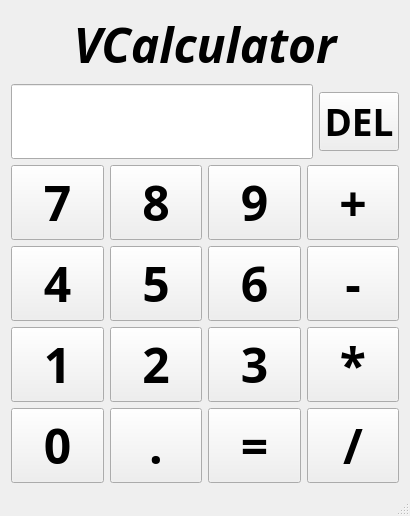
<?xml version="1.0" encoding="UTF-8"?>
<ui version="4.0">
 <class>add</class>
 <widget class="QMainWindow" name="add">
  <property name="geometry">
   <rect>
    <x>0</x>
    <y>0</y>
    <width>410</width>
    <height>478</height>
   </rect>
  </property>
  <property name="windowTitle">
   <string>add</string>
  </property>
  <widget class="QWidget" name="centralWidget">
   <layout class="QVBoxLayout" name="verticalLayout">
    <item>
     <widget class="QLabel" name="label">
      <property name="font">
       <font>
        <family>Adobe Arabic</family>
        <pointsize>36</pointsize>
        <weight>75</weight>
        <italic>true</italic>
        <bold>true</bold>
       </font>
      </property>
      <property name="text">
       <string>VCalculator</string>
      </property>
      <property name="alignment">
       <set>Qt::AlignCenter</set>
      </property>
     </widget>
    </item>
    <item>
     <layout class="QHBoxLayout" name="horizontalLayout">
      <item>
       <widget class="QLineEdit" name="answer">
        <property name="font">
         <font>
          <family>Adobe Arabic</family>
          <pointsize>36</pointsize>
          <weight>75</weight>
          <bold>true</bold>
         </font>
        </property>
       </widget>
      </item>
      <item>
       <widget class="QPushButton" name="btn_del">
        <property name="font">
         <font>
          <family>Adobe Arabic</family>
          <pointsize>28</pointsize>
          <weight>75</weight>
          <bold>true</bold>
         </font>
        </property>
        <property name="text">
         <string>DEL</string>
        </property>
       </widget>
      </item>
     </layout>
    </item>
    <item>
     <layout class="QGridLayout" name="gridLayout">
      <item row="0" column="0">
       <widget class="QPushButton" name="btn_7">
        <property name="enabled">
         <bool>true</bool>
        </property>
        <property name="sizePolicy">
         <sizepolicy hsizetype="Minimum" vsizetype="Expanding">
          <horstretch>0</horstretch>
          <verstretch>0</verstretch>
         </sizepolicy>
        </property>
        <property name="minimumSize">
         <size>
          <width>0</width>
          <height>0</height>
         </size>
        </property>
        <property name="sizeIncrement">
         <size>
          <width>0</width>
          <height>0</height>
         </size>
        </property>
        <property name="baseSize">
         <size>
          <width>0</width>
          <height>0</height>
         </size>
        </property>
        <property name="font">
         <font>
          <family>Adobe Arabic</family>
          <pointsize>36</pointsize>
          <weight>75</weight>
          <bold>true</bold>
         </font>
        </property>
        <property name="text">
         <string>7</string>
        </property>
       </widget>
      </item>
      <item row="0" column="1">
       <widget class="QPushButton" name="btn_8">
        <property name="sizePolicy">
         <sizepolicy hsizetype="Minimum" vsizetype="Expanding">
          <horstretch>0</horstretch>
          <verstretch>0</verstretch>
         </sizepolicy>
        </property>
        <property name="font">
         <font>
          <family>Adobe Arabic</family>
          <pointsize>36</pointsize>
          <weight>75</weight>
          <bold>true</bold>
         </font>
        </property>
        <property name="text">
         <string>8</string>
        </property>
       </widget>
      </item>
      <item row="1" column="0">
       <widget class="QPushButton" name="btn_4">
        <property name="sizePolicy">
         <sizepolicy hsizetype="Minimum" vsizetype="Expanding">
          <horstretch>0</horstretch>
          <verstretch>0</verstretch>
         </sizepolicy>
        </property>
        <property name="font">
         <font>
          <family>Adobe Arabic</family>
          <pointsize>36</pointsize>
          <weight>75</weight>
          <bold>true</bold>
         </font>
        </property>
        <property name="text">
         <string>4</string>
        </property>
       </widget>
      </item>
      <item row="1" column="1">
       <widget class="QPushButton" name="btn_5">
        <property name="sizePolicy">
         <sizepolicy hsizetype="Minimum" vsizetype="Expanding">
          <horstretch>0</horstretch>
          <verstretch>0</verstretch>
         </sizepolicy>
        </property>
        <property name="font">
         <font>
          <family>Adobe Arabic</family>
          <pointsize>36</pointsize>
          <weight>75</weight>
          <bold>true</bold>
         </font>
        </property>
        <property name="text">
         <string>5</string>
        </property>
       </widget>
      </item>
      <item row="0" column="2">
       <widget class="QPushButton" name="btn_9">
        <property name="sizePolicy">
         <sizepolicy hsizetype="Minimum" vsizetype="Expanding">
          <horstretch>0</horstretch>
          <verstretch>0</verstretch>
         </sizepolicy>
        </property>
        <property name="font">
         <font>
          <family>Adobe Arabic</family>
          <pointsize>36</pointsize>
          <weight>75</weight>
          <bold>true</bold>
         </font>
        </property>
        <property name="text">
         <string>9</string>
        </property>
       </widget>
      </item>
      <item row="0" column="3">
       <widget class="QPushButton" name="btn_a">
        <property name="sizePolicy">
         <sizepolicy hsizetype="Minimum" vsizetype="Expanding">
          <horstretch>0</horstretch>
          <verstretch>0</verstretch>
         </sizepolicy>
        </property>
        <property name="font">
         <font>
          <family>Adobe Arabic</family>
          <pointsize>36</pointsize>
          <weight>75</weight>
          <bold>true</bold>
         </font>
        </property>
        <property name="text">
         <string>+</string>
        </property>
       </widget>
      </item>
      <item row="1" column="2">
       <widget class="QPushButton" name="btn_6">
        <property name="sizePolicy">
         <sizepolicy hsizetype="Minimum" vsizetype="Expanding">
          <horstretch>0</horstretch>
          <verstretch>0</verstretch>
         </sizepolicy>
        </property>
        <property name="font">
         <font>
          <family>Adobe Arabic</family>
          <pointsize>36</pointsize>
          <weight>75</weight>
          <bold>true</bold>
         </font>
        </property>
        <property name="text">
         <string>6</string>
        </property>
       </widget>
      </item>
      <item row="1" column="3">
       <widget class="QPushButton" name="btn_s">
        <property name="sizePolicy">
         <sizepolicy hsizetype="Minimum" vsizetype="Expanding">
          <horstretch>0</horstretch>
          <verstretch>0</verstretch>
         </sizepolicy>
        </property>
        <property name="font">
         <font>
          <family>Adobe Arabic</family>
          <pointsize>36</pointsize>
          <weight>75</weight>
          <bold>true</bold>
         </font>
        </property>
        <property name="text">
         <string>-</string>
        </property>
       </widget>
      </item>
      <item row="2" column="0">
       <widget class="QPushButton" name="btn_1">
        <property name="sizePolicy">
         <sizepolicy hsizetype="Minimum" vsizetype="Expanding">
          <horstretch>0</horstretch>
          <verstretch>0</verstretch>
         </sizepolicy>
        </property>
        <property name="font">
         <font>
          <family>Adobe Arabic</family>
          <pointsize>36</pointsize>
          <weight>75</weight>
          <bold>true</bold>
         </font>
        </property>
        <property name="text">
         <string>1</string>
        </property>
       </widget>
      </item>
      <item row="2" column="1">
       <widget class="QPushButton" name="btn_2">
        <property name="sizePolicy">
         <sizepolicy hsizetype="Minimum" vsizetype="Expanding">
          <horstretch>0</horstretch>
          <verstretch>0</verstretch>
         </sizepolicy>
        </property>
        <property name="font">
         <font>
          <family>Adobe Arabic</family>
          <pointsize>36</pointsize>
          <weight>75</weight>
          <bold>true</bold>
         </font>
        </property>
        <property name="text">
         <string>2</string>
        </property>
       </widget>
      </item>
      <item row="2" column="2">
       <widget class="QPushButton" name="btn_3">
        <property name="sizePolicy">
         <sizepolicy hsizetype="Minimum" vsizetype="Expanding">
          <horstretch>0</horstretch>
          <verstretch>0</verstretch>
         </sizepolicy>
        </property>
        <property name="font">
         <font>
          <family>Adobe Arabic</family>
          <pointsize>36</pointsize>
          <weight>75</weight>
          <bold>true</bold>
         </font>
        </property>
        <property name="text">
         <string>3</string>
        </property>
       </widget>
      </item>
      <item row="3" column="0">
       <widget class="QPushButton" name="btn_0">
        <property name="sizePolicy">
         <sizepolicy hsizetype="Minimum" vsizetype="Expanding">
          <horstretch>0</horstretch>
          <verstretch>0</verstretch>
         </sizepolicy>
        </property>
        <property name="font">
         <font>
          <family>Adobe Arabic</family>
          <pointsize>36</pointsize>
          <weight>75</weight>
          <bold>true</bold>
         </font>
        </property>
        <property name="text">
         <string>0</string>
        </property>
       </widget>
      </item>
      <item row="3" column="1">
       <widget class="QPushButton" name="btn_dot">
        <property name="sizePolicy">
         <sizepolicy hsizetype="Minimum" vsizetype="Expanding">
          <horstretch>0</horstretch>
          <verstretch>0</verstretch>
         </sizepolicy>
        </property>
        <property name="font">
         <font>
          <family>Adobe Arabic</family>
          <pointsize>36</pointsize>
          <weight>75</weight>
          <bold>true</bold>
         </font>
        </property>
        <property name="text">
         <string>.</string>
        </property>
       </widget>
      </item>
      <item row="3" column="2">
       <widget class="QPushButton" name="btn_e">
        <property name="sizePolicy">
         <sizepolicy hsizetype="Minimum" vsizetype="Expanding">
          <horstretch>0</horstretch>
          <verstretch>0</verstretch>
         </sizepolicy>
        </property>
        <property name="font">
         <font>
          <family>Adobe Arabic</family>
          <pointsize>36</pointsize>
          <weight>75</weight>
          <bold>true</bold>
         </font>
        </property>
        <property name="text">
         <string>=</string>
        </property>
       </widget>
      </item>
      <item row="3" column="3">
       <widget class="QPushButton" name="btn_d">
        <property name="sizePolicy">
         <sizepolicy hsizetype="Minimum" vsizetype="Expanding">
          <horstretch>0</horstretch>
          <verstretch>0</verstretch>
         </sizepolicy>
        </property>
        <property name="font">
         <font>
          <family>Adobe Arabic</family>
          <pointsize>36</pointsize>
          <weight>75</weight>
          <bold>true</bold>
         </font>
        </property>
        <property name="text">
         <string>/</string>
        </property>
       </widget>
      </item>
      <item row="2" column="3">
       <widget class="QPushButton" name="btn_m">
        <property name="sizePolicy">
         <sizepolicy hsizetype="Minimum" vsizetype="Expanding">
          <horstretch>0</horstretch>
          <verstretch>0</verstretch>
         </sizepolicy>
        </property>
        <property name="font">
         <font>
          <family>Adobe Arabic</family>
          <pointsize>36</pointsize>
          <weight>75</weight>
          <bold>true</bold>
         </font>
        </property>
        <property name="text">
         <string>*</string>
        </property>
       </widget>
      </item>
     </layout>
    </item>
   </layout>
  </widget>
  <widget class="QStatusBar" name="statusBar"/>
 </widget>
 <layoutdefault spacing="6" margin="11"/>
 <resources/>
 <connections/>
</ui>
